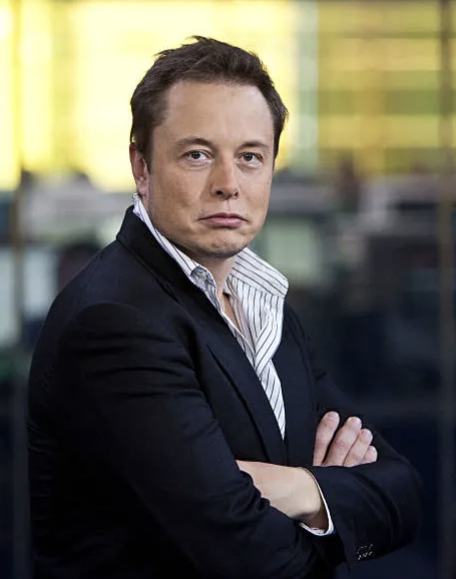
#> input picture elon.png, 912 x 1158 px (shown at 1/2 size); its folder holds only this picture in this run
$ python script.py
#> lines starting #> are read from the running program, lines starting #| are printed output that depends on the picture; after the words box and inside, x2 and y2 are one past the last pixel; in counts of white or black regions, pixels touching at a corner belong together
import cv2, glob

class Face_detection():
    def image_face_detection():
        # select all images
        images = glob.glob("*.png")

        # mention the classifier to detect a particular thing
        detect_face = cv2.CascadeClassifier("haarcascade_frontalface_default.xml")

        # loop through all images
        for image in images:
            img = cv2.imread(image)
#> img is the input picture: shape (1158, 912, 3); mean B, G, R 81.7, 93.2, 96
            grayScale_img = cv2.cvtColor(img, cv2.COLOR_BGR2GRAY)
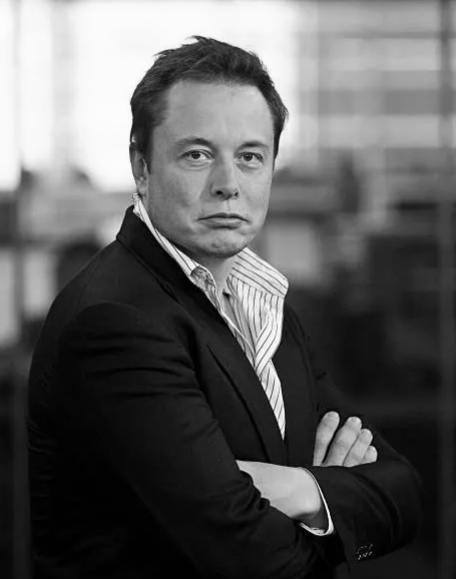
#> grayScale_img: shape (1158, 912) (shown at 1/2 size); min 0, max 253, mean 92.7
            faces = detect_face.detectMultiScale(grayScale_img, 1.3, 5)
#> faces = [[306, 199, 281, 281]]

            for (x, y, w, h) in faces:
                updated_image = cv2.rectangle(img, (x,y), (x+w, y+h), (255,255,0), 2)
#> this loop made 1 pass

            cv2.imshow("Face Detection",img) # to show the image
            cv2.waitKey(800) # 0 to close image when we want instead of automatically after speicified seconds
            cv2.destroyAllWindows()


if __name__ == "__main__":
    Face_detection.image_face_detection()

$ run again, on group_pic.png
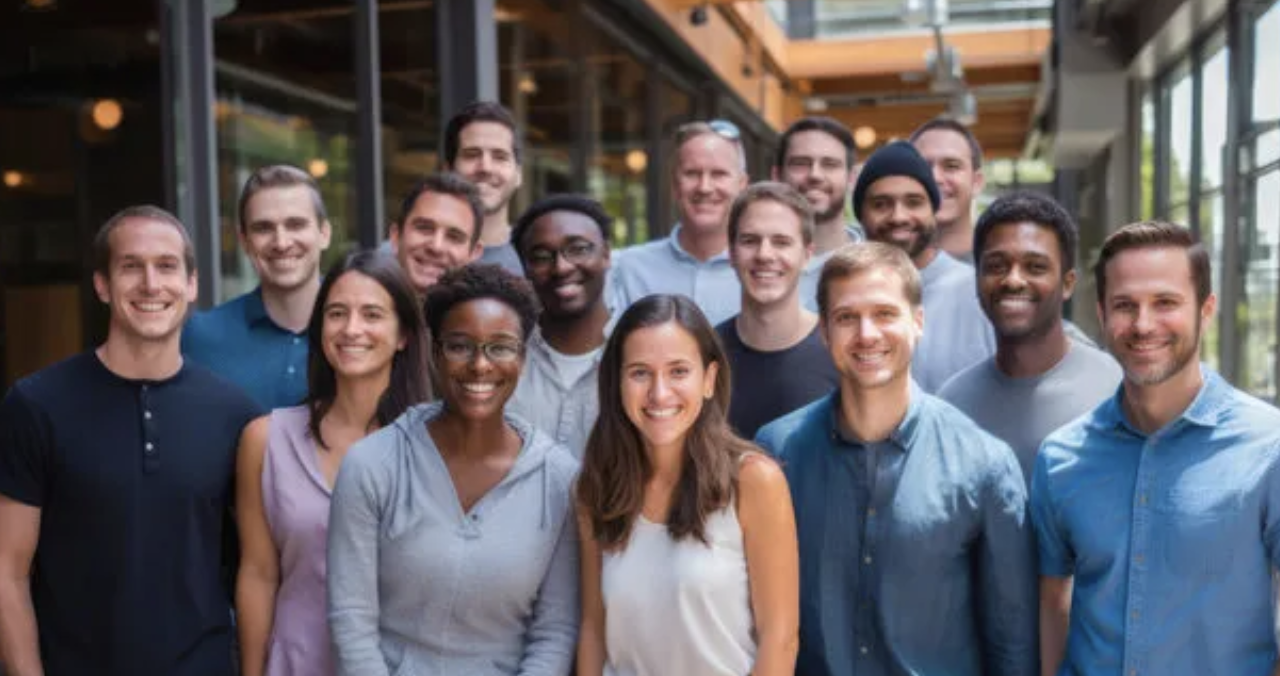
#> input picture group_pic.png, 1280 x 676 px
#> in image_face_detection, img is the input picture: shape (676, 1280, 3); mean B, G, R 97.6, 93.6, 99.4
#> in image_face_detection, `grayScale_img = cv2.cvtColor(img, cv2.COLOR_BGR2GRAY)`:
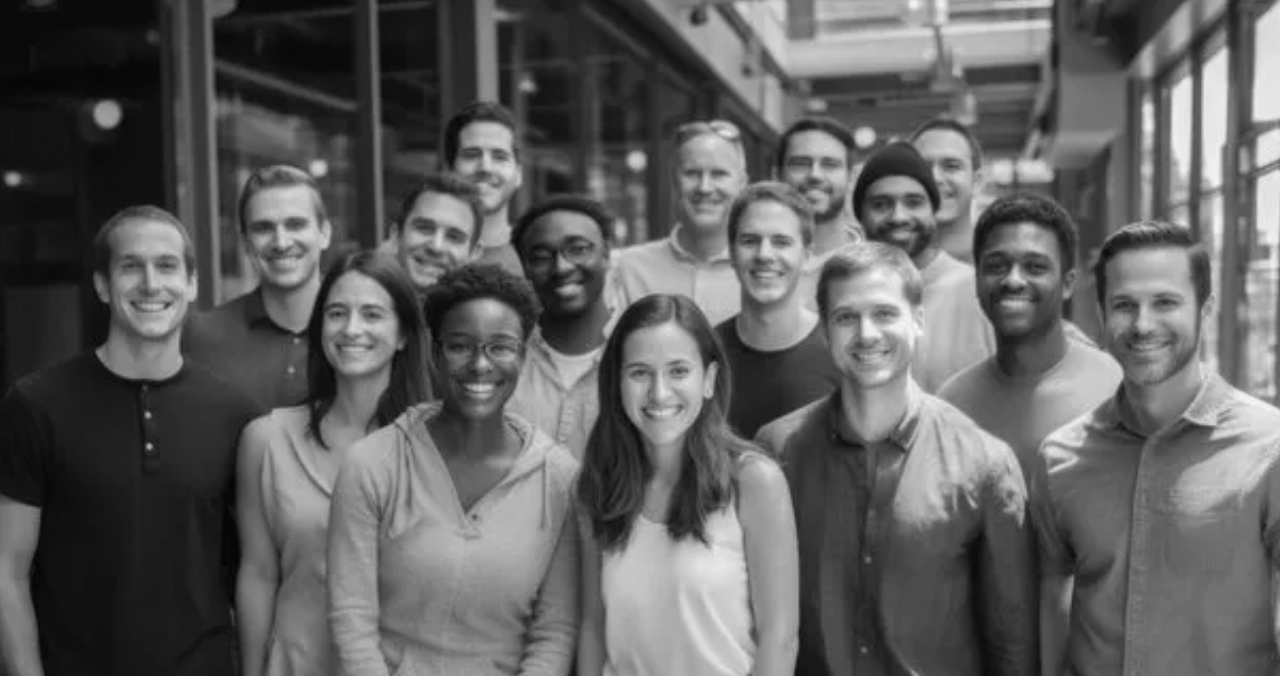
#> grayScale_img: shape (676, 1280); min 3, max 249, mean 95.8
#> faces = 17 rows, first 6: [333, 613, 51, 51], [777, 133, 78, 78], [666, 141, 82, 82], [448, 124, 79, 79], [858, 171, 83, 83], [235, 189, 97, 97]
#> the loop in image_face_detection, `for (x, y, w, h) in faces:` made 17 passes
#> after the loop in image_face_detection, `for (x, y, w, h) in faces:`:
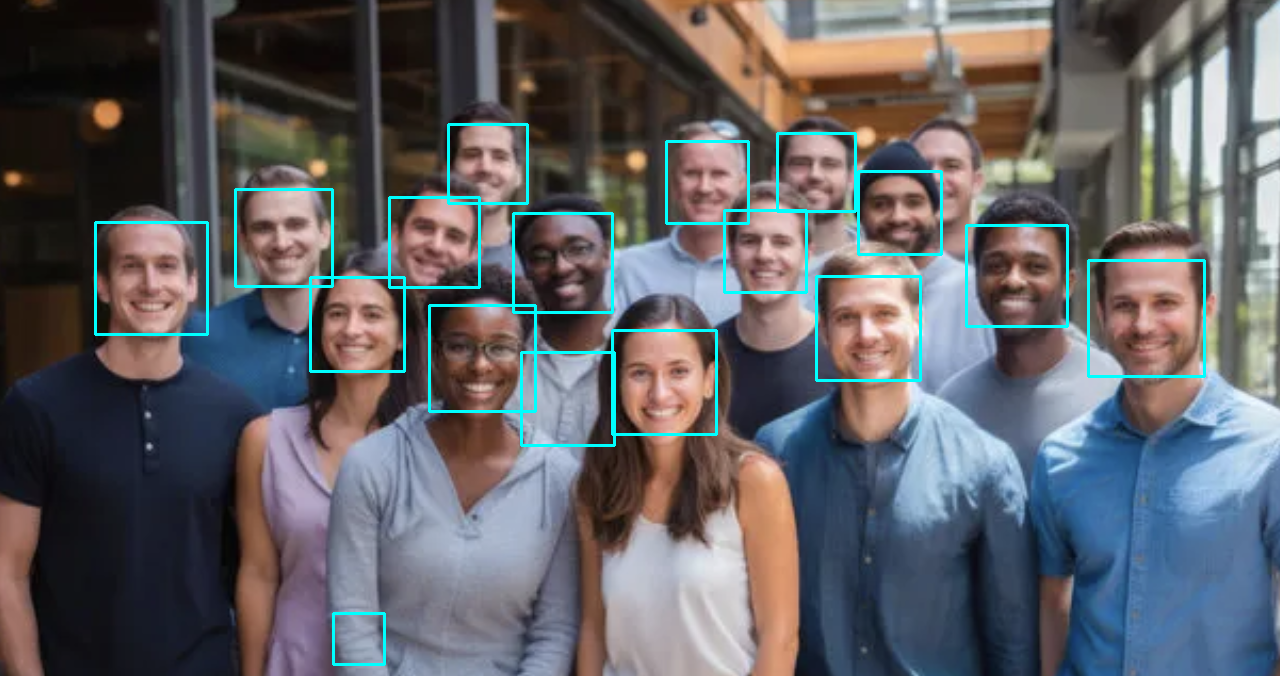
#> img: shape (676, 1280, 3); 2.14% of pixels changed, all inside (x1, y1, x2, y2) = (94, 123, 1206, 666)

$ run again, on magnus.png
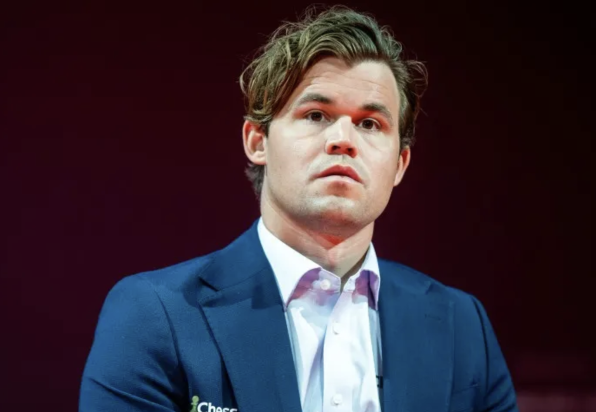
#> input picture magnus.png, 1192 x 824 px (shown at 1/2 size)
#> in image_face_detection, img is the input picture: shape (824, 1192, 3); mean B, G, R 55.3, 45.3, 58.2
#> in image_face_detection, `grayScale_img = cv2.cvtColor(img, cv2.COLOR_BGR2GRAY)`:
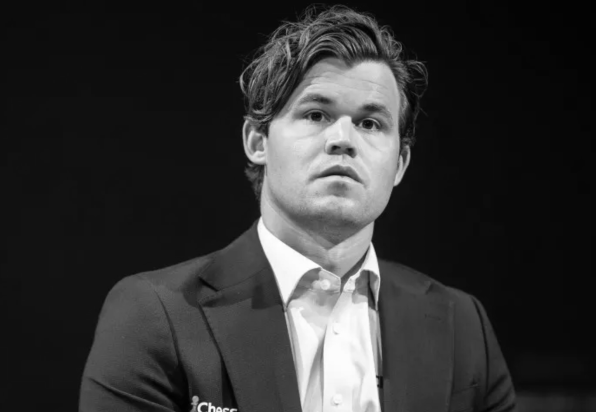
#> grayScale_img: shape (824, 1192) (shown at 1/2 size); min 1, max 255, mean 50.3
#> faces = [[505, 95, 356, 356]]
#> the loop in image_face_detection, `for (x, y, w, h) in faces:` made 1 pass

$ run again, on steve_jobs.png
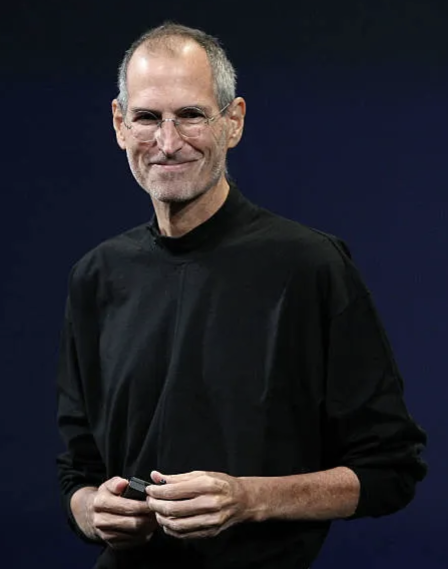
#> input picture steve_jobs.png, 896 x 1138 px (shown at 1/2 size)
#> in image_face_detection, img is the input picture: shape (1138, 896, 3); mean B, G, R 41.4, 34.1, 34.4
#> in image_face_detection, `grayScale_img = cv2.cvtColor(img, cv2.COLOR_BGR2GRAY)`:
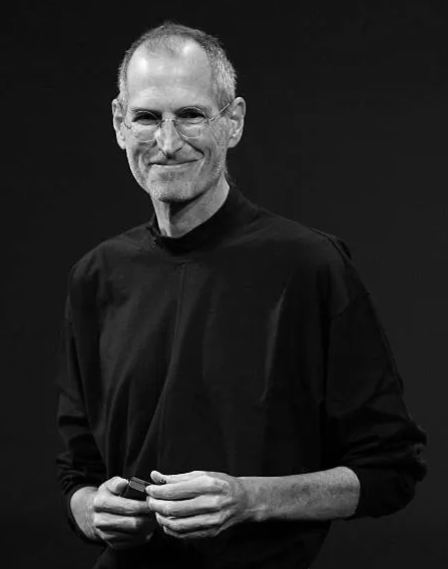
#> grayScale_img: shape (1138, 896) (shown at 1/2 size); min 0, max 254, mean 35
#> faces = [[196, 107, 300, 300]]
#> the loop in image_face_detection, `for (x, y, w, h) in faces:` made 1 pass
